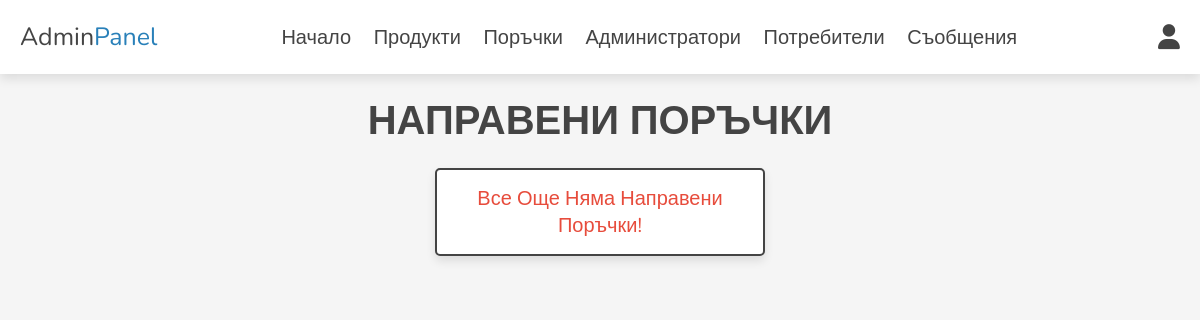
Before: /admin/placed_orders.php (signed in) with the older database file.
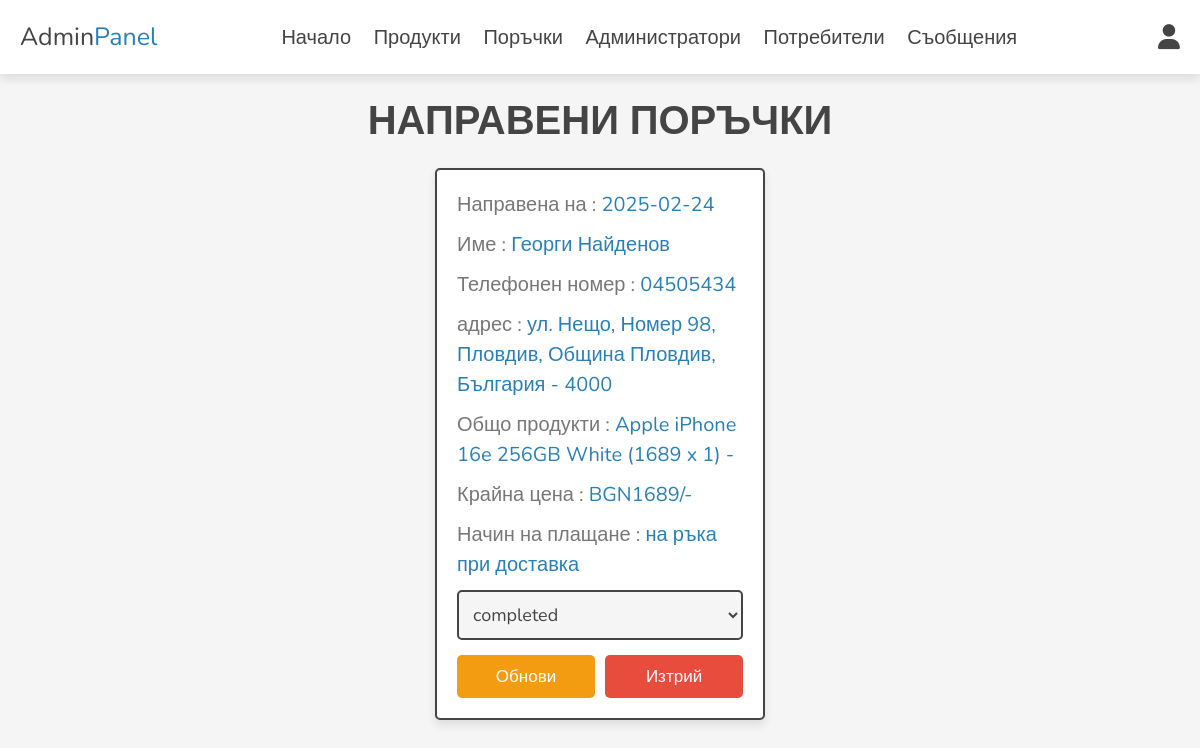
After: the same page with the newer database file.
### tables this page shows
CREATE TABLE `orders` (
  `id` int(100) NOT NULL,
  `user_id` int(100) NOT NULL,
  `name` varchar(20) NOT NULL,
  `number` varchar(10) NOT NULL,
  `email` varchar(50) NOT NULL,
  `method` varchar(50) NOT NULL,
  `address` varchar(500) NOT NULL,
  `total_products` varchar(1000) NOT NULL,
  `total_price` int(100) NOT NULL,
  `placed_on` date NOT NULL DEFAULT current_timestamp(),
  `payment_status` varchar(20) NOT NULL DEFAULT 'pending'
);

### admin/placed_orders.php (the view, shortened to what this page needs)
<?php
include '../components/connect.php';
?>
<!DOCTYPE html>
<html lang="en">
<head>
   <link rel="stylesheet" href="https://cdnjs.cloudflare.com/ajax/libs/font-awesome/6.4.2/css/all.min.css">
   <link rel="stylesheet" href="../css/admin_style.css">
</head>
<body>
<?php include '../components/admin_header.php'; ?>
<section class="orders">
<h1 class="heading">Направени поръчки</h1>
<div class="box-container">
   <?php
      $select_orders = $conn->prepare("SELECT * FROM `orders`");
      $select_orders->execute();
      if($select_orders->rowCount() > 0){
         while($fetch_orders = $select_orders->fetch(PDO::FETCH_ASSOC)){
   ?>
   <div class="box">
      <p> Направена на : <span><?= $fetch_orders['placed_on']; ?></span> </p>
      <p> Име : <span><?= $fetch_orders['name']; ?></span> </p>
      <p> Телефонен номер : <span><?= $fetch_orders['number']; ?></span> </p>
      <p>адрес : <span><?= str_replace("flat no. ", "", $fetch_orders['address']); ?></span></p>
      <p> Общо продукти : <span><?= $fetch_orders['total_products']; ?></span> </p>
      <p> Крайна цена : <span>BGN<?= $fetch_orders['total_price']; ?>/-</span> </p>
      <p> Начин на плащане : <span><?= $fetch_orders['method']; ?></span> </p>
      <form action="" method="post">
         <select name="payment_status" class="select">
            <option selected disabled><?= $fetch_orders['payment_status']; ?></option>
         </select>
        <div class="flex-btn">
         <input type="submit" value="Обнови" class="option-btn" name="update_payment">
         <a href="placed_orders.php?delete=<?= $fetch_orders['id']; ?>" class="delete-btn" onclick="return confirm('Искате ли да изтрийте тази поръчка?');">Изтрий</a>
        </div>
      </form>
   </div>
   <?php
         }
      }else{
         echo '<p class="empty">Все още няма направени поръчки!</p>';
      }
   ?>
</div>
</section>
</body>
</html>

Changed rows visible on the page:
added orders: placed_on "2025-02-24", name "Георги Найденов", number "04505434", address "ул. Нещо, Номер 98, Пловдив, Община Пловдив, България - 4000", total_products "Apple iPhone 16e 256GB White (1689 x 1) -", total_price "1689", method "на ръка при доставка", payment_status "completed"
Other visible differences:
text no longer shown: "Все Още Няма Направени Поръчки!"
